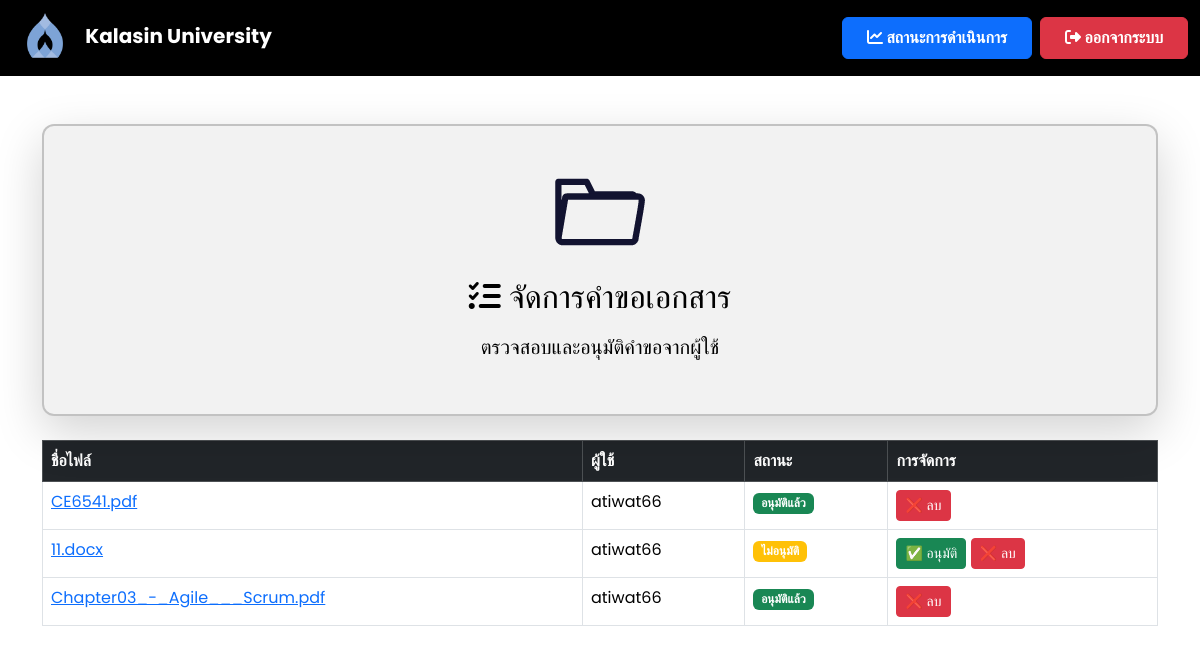
Before: /manage_requests (signed in) with the older database file.
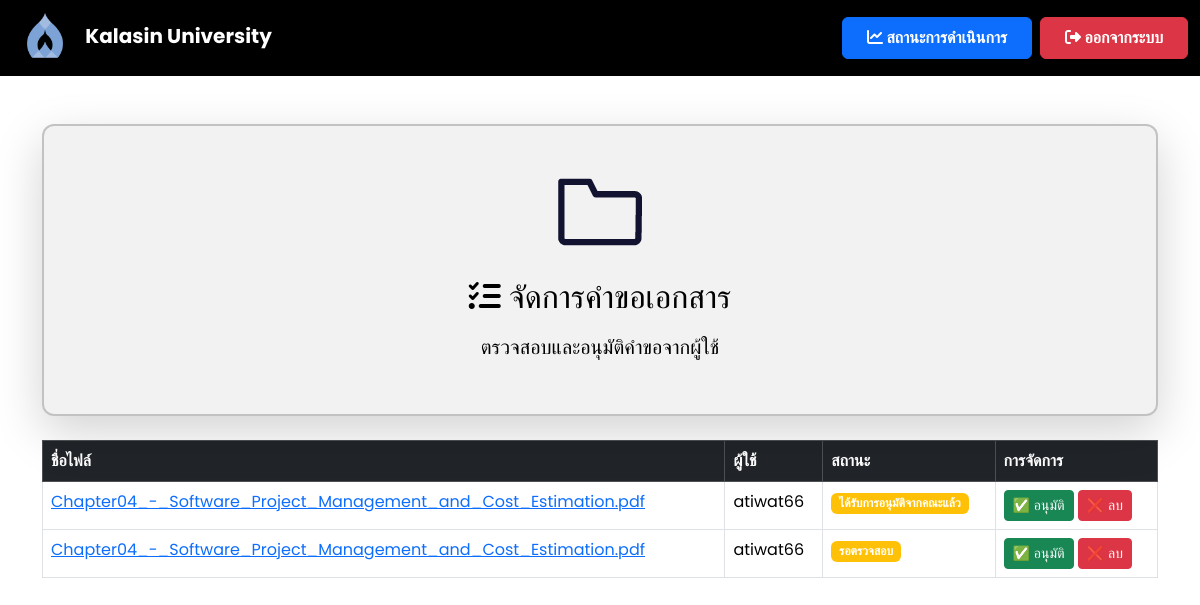
After: the same page with the newer database file.
### app.py (models this page shows)
class File(db.Model):
    id = db.Column(db.Integer, primary_key=True)
    filename = db.Column(db.String(255), nullable=False)
    file_path = db.Column(db.String(255), nullable=True)  # ✅ เพิ่มฟิลด์นี้
    status = db.Column(db.String(50), nullable=False, default="รอตรวจสอบ")
    comment = db.Column(db.Text, nullable=True)
    user_id = db.Column(db.Integer, db.ForeignKey('user.id'), nullable=False)

class User(db.Model):
    id = db.Column(db.Integer, primary_key=True)
    username = db.Column(db.String(100), unique=True, nullable=False)
    email = db.Column(db.String(150), unique=True, nullable=False)  # ✅ เพิ่ม email
    password = db.Column(db.String(200), nullable=False)
    role = db.Column(db.String(10), nullable=False, default='user')
    files = db.relationship('File', backref='user', lazy=True)

### app.py (the view)
@app.route('/manage_requests')
def manage_requests():
    if 'user_id' not in session or session.get('role') not in ['admin', 'faculty']:
        flash("⚠️ กรุณาเข้าสู่ระบบก่อน!", "warning")
        return redirect(url_for('login'))  # ถ้าไม่ได้ login ให้กลับไปหน้า login
    files = File.query.all()
    response = make_response(render_template('manage_requests.html', files=files))
    response.headers['Cache-Control'] = 'no-store, no-cache, must-revalidate, max-age=0'
    response.headers['Pragma'] = 'no-cache'
    response.headers['Expires'] = '0'
    return response

### templates/manage_requests.html (shortened to what this page needs)
<!DOCTYPE html>
<html lang="th">
<head>
    <link href="https://cdn.jsdelivr.net/npm/bootstrap@5.3.3/dist/css/bootstrap.min.css" rel="stylesheet">
    <link rel="stylesheet" href="https://cdnjs.cloudflare.com/ajax/libs/font-awesome/6.4.2/css/all.min.css">
</head>
<body>
    <nav class="navbar navbar-expand-lg navbar-dark">
        <div class="container-fluid">
            <a class="navbar-brand ms-2" href="{{ url_for('faculty_dashboard') }}">
                <img src="{{ url_for('static', filename='images/Kalasin_University_Seal.svg.png') }}"
                     alt="Kalasin University Logo" style="height: 50px; margin-right: 10px;">
                <strong>Kalasin University</strong>
            </a>
            <div class="ms-auto d-flex">
                <a href="{{ url_for('status') }}" class="btn btn-primary fw-bold px-4 py-2 me-2">
                    <i class="fas fa-chart-line"></i> สถานะการดำเนินการ
                </a>
                <a href="{{ url_for('logout') }}" class="btn btn-danger fw-bold px-4 py-2">
                    <i class="fas fa-sign-out-alt"></i> ออกจากระบบ
                </a>
            </div>
        </div>
    </nav>
<div class="container mt-5 d-flex justify-content-center">
    <div class="card shadow-lg" style="width: 1500px;">
        <div class="card-body d-flex flex-column align-items-center text-center">
            <img src="static/images/diiodid.gif" alt="Document Management" class="img-fluid mb-3" style="width: 100px; height: 100px;">
            <div>
                <h2 class="mb-3"><i class="fas fa-tasks"></i> จัดการคำขอเอกสาร</h2>
                <p class="lead">ตรวจสอบและอนุมัติคำขอจากผู้ใช้</p>
            </div>
        </div>
    </div>
</div>
    <div class="container mt-4">
        <table class="table table-bordered mt-3">
            <thead class="table-dark">
                <tr>
                    <th>ชื่อไฟล์</th>
                    <th>ผู้ใช้</th>
                    <th>สถานะ</th>
                    <th>การจัดการ</th>
                </tr>
            </thead>
            <tbody>
                {% for file in files %}
                <tr>
                    <td>
                        <a href="{{ url_for('uploaded_file', filename=file.filename) }}" target="_blank">
                            {{ file.filename }}
                        </a>
                    </td>
                    <td>{{ file.user.username }}</td>
                    <td>
                        <span class="badge {% if file.status == 'อนุมัติแล้ว' %} bg-success {% else %} bg-warning {% endif %}">
                            {{ file.status }}
                        </span>
                    </td>
                    <td>
                        {% if file.status != 'อนุมัติแล้ว' %}
                        <a href="{{ url_for('approve_file', file_id=file.id) }}" class="btn btn-success btn-sm">
                            ✅ อนุมัติ
                        </a>
                        {% endif %}
                        <a href="{{ url_for('delete_file', file_id=file.id) }}" class="btn btn-danger btn-sm"
                           onclick="return confirm('คุณแน่ใจหรือไม่ว่าต้องการลบไฟล์นี้?');">
                            ❌ ลบ
                        </a>
                    </td>
                </tr>
                {% else %}
                <tr>
                    <td colspan="4" class="text-center text-muted">ยังไม่มีคำขอเอกสาร</td>
                </tr>
                {% endfor %}
            </tbody>
        </table>
    </div>
</body>
</html>

### templates/manage_requests.html (style rules this page uses)
body { font-family: 'Poppins', sans-serif; background: white; color: black; }
.navbar { background: #000000; backdrop-filter: blur(10px); }
.card { background: rgba(0, 0, 0, 0.05); color: black; border-radius: 12px; padding: 20px; border: 2px solid rgba(0, 0, 0, 0.2); box-shadow: 0 5px 15px rgba(0, 0, 0, 0.2); }

Changed rows visible on the page:
removed File: filename "Chapter03_-_Agile___Scrum.pdf", user.username "atiwat66", status "อนุมัติแล้ว"
changed File: filename "CE6541.pdf" → "Chapter04_-_Software_Project_Management_and_Cost_Estimation.pdf"; status "อนุมัติแล้ว" → "ได้รับการอนุมัติจากคณะแล้ว"; now shows "✅ อนุมัติ"
changed File: filename "11.docx" → "Chapter04_-_Software_Project_Management_and_Cost_Estimation.pdf"; status "ไม่อนุมัติ" → "รอตรวจสอบ"
